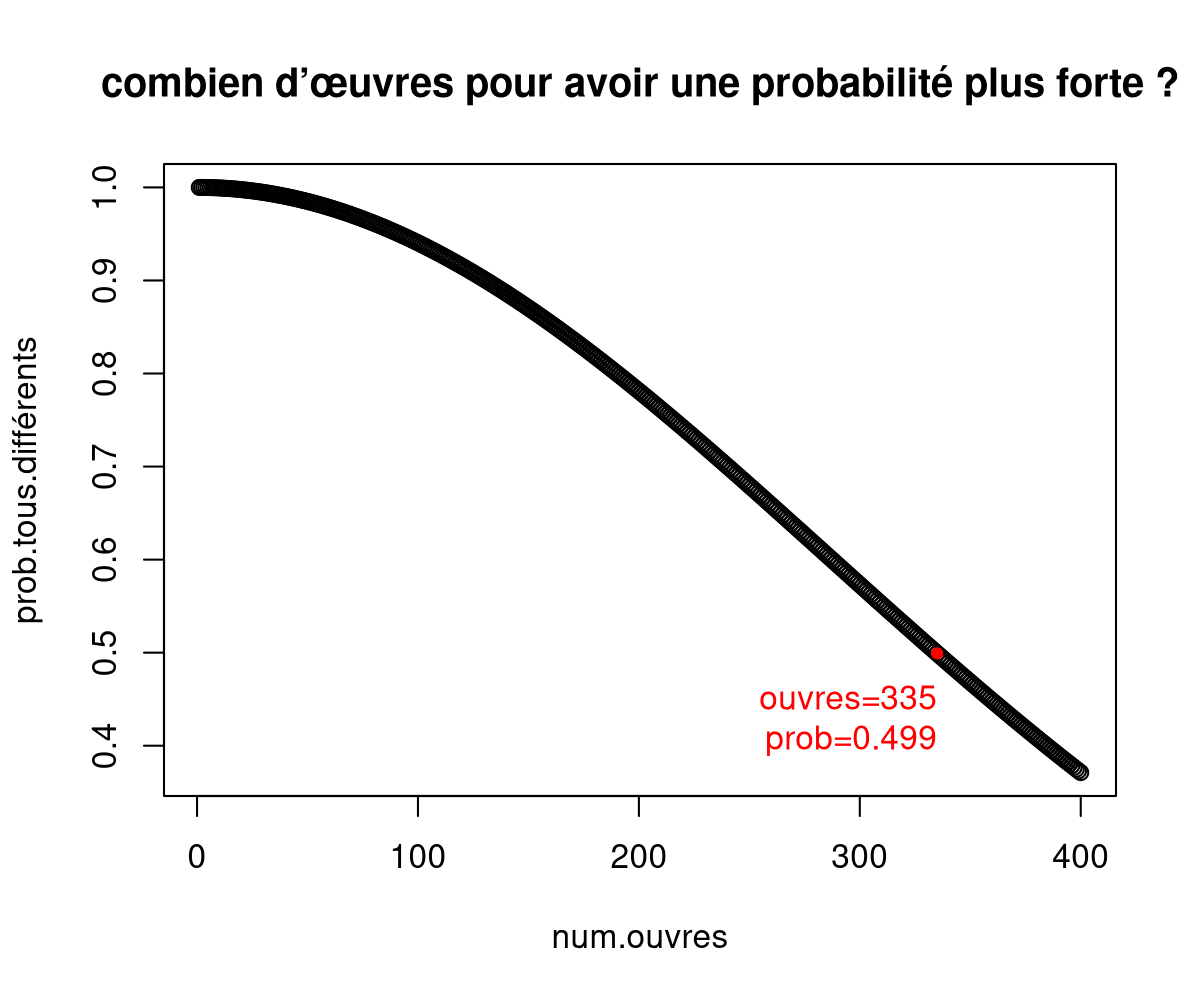

This figure's R source:
num.ouvres <- 1:400
prob.tous.différents <- sapply(num.ouvres, function(N)prod(seq(80640, 80640-N+1)/80640))
png("figure-œuvres.png", width=6, height=5, units="in", res=200)
plot(num.ouvres,prob.tous.différents)
premier.diff <- which(prob.tous.différents<0.5)[1]
points(num.ouvres[premier.diff], prob.tous.différents[premier.diff], col="red", pch=20)
text(num.ouvres[premier.diff], prob.tous.différents[premier.diff], sprintf("ouvres=%d\nprob=%.3f",num.ouvres[premier.diff], prob.tous.différents[premier.diff]), col="red", adj=c(1,1.5))
title("combien d’œuvres pour avoir une probabilité plus forte ?")
dev.off()
